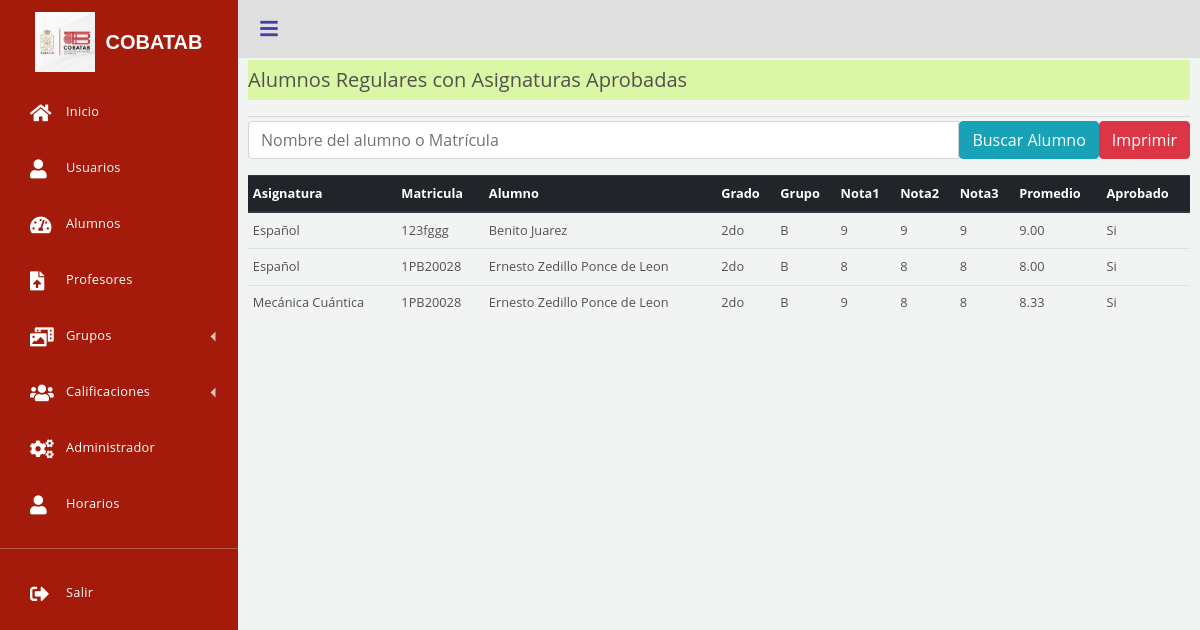
Screenshot of /views/alumnosaprobados.php (signed in) with the database file from the repository.
### tables this page shows
CREATE TABLE `notas` (
  `id` int(11) NOT NULL,
  `idasignatura` int(2) NOT NULL,
  `idalumno` int(2) NOT NULL,
  `Nota1` int(2) NOT NULL,
  `Nota2` int(2) NOT NULL,
  `Nota3` int(2) NOT NULL,
  `Promedio` float NOT NULL,
  `Aprobado` varchar(10) NOT NULL
);

CREATE TABLE `asignatura` (
  `id` int(11) NOT NULL,
  `Asignatura` varchar(50) NOT NULL,
  `idgrupo` int(11) NOT NULL,
  `Hora` int(2) NOT NULL,
  `Dia` varchar(10) NOT NULL,
  `idprofesor` int(3) NOT NULL
);

CREATE TABLE `alumnos` (
  `id` int(11) NOT NULL,
  `Nombre` varchar(30) NOT NULL,
  `Apellido` varchar(30) NOT NULL,
  `Matricula` varchar(30) NOT NULL,
  `Direccion` varchar(200) NOT NULL,
  `Movil` varchar(10) NOT NULL,
  `Email` varchar(100) NOT NULL
);

CREATE TABLE `grupo` (
  `id` int(11) NOT NULL,
  `Grupo` varchar(50) NOT NULL,
  `Turno` varchar(20) NOT NULL,
  `Ciclo` varchar(20) NOT NULL
);

### db/db.php (called while the page is built)
<?php
class Conectar{
  public static  function conexion(){
    $conexion = new PDO("mysql:host=localhost;dbname=cobatab", "root", "");
        return $conexion;
    }
}
?>

### tablasUniver/cuerpo.php (the view, shortened to what this page needs)
<?php
class tablacuerpo{
    private $db;
		private $alumnos;
    private $target;
    public function __construct(){
        $this->db=Conectar::conexion();
        $this->alumnos = array();
        $this->target = array();
    }
                  ?>
         <?php
public function irregulares($a,$link,$oculto)
{
  $consulta = $this->db->query($a);
  while($filas = $consulta->fetch(PDO::FETCH_ASSOC) ){
    $this->alumnos[] = $filas;
  }
  echo "<table class='table table-sm table-hover'><thead class='thead-dark'><tr> ";
    $i=0;
    foreach($this->alumnos[0] as $key=>$value){
              if($i<=$oculto)
              echo'<th style="display:none;">' . ($key) . '</th>';
              else
              echo'<th >' . ($key) . '</th>';
              $this->target[] = $key;
              $i++;
           }
           echo '</tr></thead><tbody border="1">';
            foreach ( $this->alumnos as $r ) {
             echo '<tr id='.$r["id"].'>';
             $i = 0;
                foreach ( $r as $v ) {
                  if($i<=$oculto)
                  echo '<td style="display:none;" data-target="'.$this->target[$i].'">'.$v.'</td>';
                  else
                  echo '<td data-target="'.$this->target[$i].'">'.$v.'</td>';
                  $i++;
            }
            echo '</tr>';
            }
    echo '</tbody> </table>';
}
}
?>

### librerias/menu.css (style rules this page uses)
:root { --font-family-sans-serif: "Open Sans", -apple-system, BlinkMacSystemFont, "Segoe UI", Roboto, "Helvetica Neue", Arial, sans-serif, "Apple Color Emoji", "Segoe UI Emoji", "Segoe UI Symbol", "Noto Color Emoji"; }
*, *::before, *::after { -webkit-box-sizing: border-box; box-sizing: border-box; }
html { font-family: sans-serif; line-height: 1.15; -webkit-text-size-adjust: 100%; -webkit-tap-highlight-color: rgba(0, 0, 0, 0); }
body { margin: 0; font-family: "Open Sans", -apple-system, BlinkMacSystemFont, "Segoe UI", Roboto, "Helvetica Neue", Arial, sans-serif, "Apple Color Emoji", "Segoe UI Emoji", "Segoe UI Symbol", "Noto Color Emoji"; font-size: 0.8rem; font-weight: 500; line-height: 2; color: #515151; text-align: left; background-color: #e9edf4; }

### rows the page displays
notas: idasignatura.Asignatura "Español", idalumno.Matricula "123fggg", v "Benito Juarez", v "2do", grupo.Grupo "B", v "9", v "9.00", Aprobado "Si"
notas: idasignatura.Asignatura "Español", idalumno.Matricula "1PB20028", v "Ernesto Zedillo Ponce de Leon", v "2do", grupo.Grupo "B", v "8", v "8.00", Aprobado "Si"
notas: idasignatura.Asignatura "Mecánica Cuántica", idalumno.Matricula "1PB20028", v "Ernesto Zedillo Ponce de Leon", v "2do", grupo.Grupo "B", Nota1 "9", v "8", v "8.33", Aprobado "Si"

### other values shown
$key "Asignatura"
$key "Matricula"
$key "Alumno"
$key "Grado"
$key "Grupo"
$key "Nota1"
$key "Nota2"
$key "Nota3"
$key "Promedio"
$key "Aprobado"
